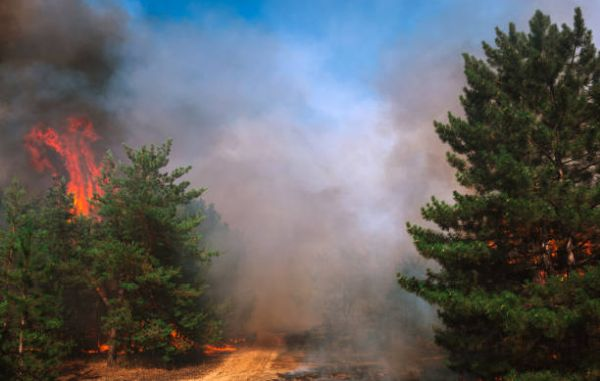
#> input picture imgs/fire/Fixed135.jpg, 600 x 381 px, found by its file name; its folder holds only this picture in this run
$ python data_augmentation.py
#> lines starting #> are read from the running program, lines starting #| are printed output that depends on the picture
#> in generate_image_copies, img is the input picture: PIL image 600x381 RGB; mean R, G, B 96.5, 96.1, 96.9
import os
import random
from PIL import Image, ImageOps
import shutil

# Función para hacer zoom en la imagen
def zoom(image, zoom_factor):
#> called with zoom_factor = 0.108
    width, height = image.size
#> width = 600; height = 381
    new_width, new_height = int(width * (1 + zoom_factor)), int(height * (1 + zoom_factor))
#> new_width = 664; new_height = 422
    zoomed_image = image.resize((new_width, new_height), Image.LANCZOS)  # Cambié a LANCZOS
    left = (new_width - width) / 2
#> left = 32
    top = (new_height - height) / 2
#> top = 20.5
    right = (new_width + width) / 2
#> right = 632
    bottom = (new_height + height) / 2
#> bottom = 401.5
    zoomed_image = zoomed_image.crop((left, top, right, bottom))
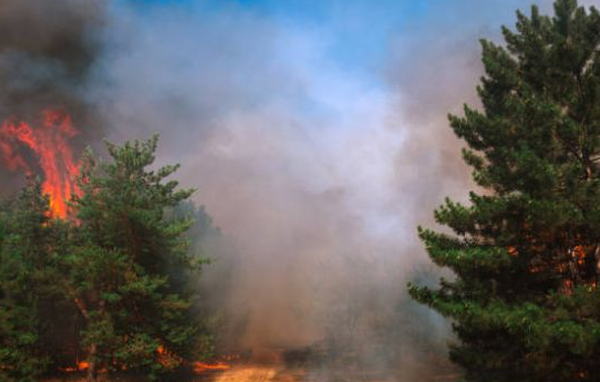
#> zoomed_image: PIL image 600x382 RGB; mean R, G, B 101.5, 100, 101.2
    return zoomed_image

# Función principal para generar copias modificadas
def generate_image_copies(input_folder, output_folder, num_copies):
    # Crear el directorio de salida si no existe
    if not os.path.exists(output_folder):
        os.makedirs(output_folder)

    # Obtener las imágenes en la carpeta de entrada
    images = [f for f in os.listdir(input_folder) if f.lower().endswith(('png', 'jpg', 'jpeg', 'gif'))]

    # Seleccionar imágenes aleatorias
    selected_images = random.sample(images, min(num_copies, len(images)))

    for img_name in selected_images:
        img_path = os.path.join(input_folder, img_name)
        img = Image.open(img_path)

        # Operaciones aleatorias
        operation = random.choice(['mirrorx', 'mirrory', 'rotate', 'zoom'])

        if operation == 'mirrorx':
            img = ImageOps.mirror(img)  # Espejo horizontal
        elif operation == 'mirrory':
            img = ImageOps.flip(img)  # Espejo vertical
        elif operation == 'rotate':
            degrees = random.choice([90, 180, 270])  # Rotaciones aleatorias
            img = img.rotate(degrees)
        elif operation == 'zoom':
            zoom_factor = random.uniform(0.1, 0.3)  # Zoom aleatorio entre 10% y 30%
            img = zoom(img, zoom_factor)

        # Guardar la imagen modificada en el directorio de salida
        output_path = os.path.join(output_folder, f"modified_{operation}_{img_name}")
        img.save(output_path)

        #print(f"Imagen guardada como: {output_path}")


path_base = 'C:/Users/amado/Desktop/firedetection/imgs'
parametros = []
parametros.append(('fire',18))
parametros.append(('nofire',95))


for idx in parametros:

    # Uso
    input_folder = f'{path_base}/{idx[0]}' # path de la clase original
    output_folder = f'{path_base}_aug_copy/{idx[0]}' # path de la copia de la aumentación
    final_folder = f'{path_base}_mix/{idx[0]}' # path de la copia de original + aumentación
    num_copies = idx[1]  # Número de copias por clase

    generate_image_copies(input_folder, output_folder, num_copies) # función generadora de copias

    os.makedirs(final_folder, exist_ok=True)

    # Paso 2: Crear carpeta final
    os.makedirs(final_folder, exist_ok=True)

    # Copiar originales
    for file in os.listdir(input_folder):
        src_path = os.path.join(input_folder, file)
        dst_path = os.path.join(final_folder, file)
        if os.path.isfile(src_path):
            shutil.copy(src_path, dst_path)

    # Copiar aumentadas (evitar duplicados)
    for file in os.listdir(output_folder):
        src_path = os.path.join(output_folder, file)
        dst_path = os.path.join(final_folder, file)

        base, ext = os.path.splitext(file)
        counter = 1
        while os.path.exists(dst_path):
            dst_path = os.path.join(final_folder, f"{base}_{counter}{ext}")
            counter += 1
#> (the run stopped early here; a loop or call above may not have finished)
